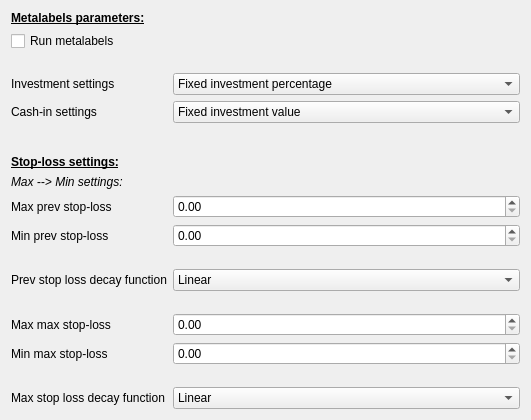
                <widget class="QWidget" name="scrollAreaWidgetContents_2">
                 <property name="geometry">
                  <rect>
                   <x>0</x>
                   <y>0</y>
                   <width>531</width>
                   <height>391</height>
                  </rect>
                 </property>
                 <layout class="QFormLayout" name="formLayout_9">
                  <item row="0" column="0">
                   <widget class="QLabel" name="label_103">
                    <property name="text">
                     <string>&lt;html&gt;&lt;head/&gt;&lt;body&gt;&lt;p&gt;&lt;span style=&quot; font-size:9pt; font-weight:600; text-decoration: underline;&quot;&gt;Metalabels parameters:&lt;/span&gt;&lt;/p&gt;&lt;/body&gt;&lt;/html&gt;</string>
                    </property>
                   </widget>
                  </item>
                  <item row="3" column="0">
                   <widget class="QLabel" name="label_104">
                    <property name="text">
                     <string>Investment settings</string>
                    </property>
                   </widget>
                  </item>
                  <item row="4" column="0">
                   <widget class="QLabel" name="label_105">
                    <property name="text">
                     <string>Cash-in settings</string>
                    </property>
                   </widget>
                  </item>
                  <item row="6" column="0">
                   <widget class="QLabel" name="label_106">
                    <property name="text">
                     <string>&lt;html&gt;&lt;head/&gt;&lt;body&gt;&lt;p&gt;&lt;span style=&quot; font-weight:600; text-decoration: underline;&quot;&gt;Stop-loss settings:&lt;/span&gt;&lt;/p&gt;&lt;/body&gt;&lt;/html&gt;</string>
                    </property>
                   </widget>
                  </item>
                  <item row="7" column="0">
                   <widget class="QLabel" name="label_107">
                    <property name="text">
                     <string>&lt;html&gt;&lt;head/&gt;&lt;body&gt;&lt;p&gt;&lt;span style=&quot; font-style:italic;&quot;&gt;Max --&amp;gt; Min settings:&lt;/span&gt;&lt;/p&gt;&lt;/body&gt;&lt;/html&gt;</string>
                    </property>
                   </widget>
                  </item>
                  <item row="8" column="0">
                   <widget class="QLabel" name="label_108">
                    <property name="text">
                     <string>Max prev stop-loss</string>
                    </property>
                   </widget>
                  </item>
                  <item row="9" column="0">
                   <widget class="QLabel" name="label_109">
                    <property name="text">
                     <string>Min prev stop-loss</string>
                    </property>
                   </widget>
                  </item>
                  <item row="1" column="0">
                   <widget class="QCheckBox" name="run_metalabels">
                    <property name="text">
                     <string>Run metalabels</string>
                    </property>
                   </widget>
                  </item>
                  <item row="2" column="0">
                   <spacer name="verticalSpacer_37">
                    <property name="orientation">
                     <enum>Qt::Vertical</enum>
                    </property>
                    <property name="sizeType">
                     <enum>QSizePolicy::Fixed</enum>
                    </property>
                    <property name="sizeHint" stdset="0">
                     <size>
                      <width>20</width>
                      <height>10</height>
                     </size>
                    </property>
                   </spacer>
                  </item>
                  <item row="5" column="0">
                   <spacer name="verticalSpacer_38">
                    <property name="orientation">
                     <enum>Qt::Vertical</enum>
                    </property>
                    <property name="sizeType">
                     <enum>QSizePolicy::Fixed</enum>
                    </property>
                    <property name="sizeHint" stdset="0">
                     <size>
                      <width>20</width>
                      <height>20</height>
                     </size>
                    </property>
                   </spacer>
                  </item>
                  <item row="3" column="1">
                   <widget class="QComboBox" name="m_investment_settings">
                    <property name="currentIndex">
                     <number>1</number>
                    </property>
                    <item>
                     <property name="text">
                      <string>Fixed investment value</string>
                     </property>
                    </item>
                    <item>
                     <property name="text">
                      <string>Fixed investment percentage</string>
                     </property>
                    </item>
                    <item>
                     <property name="text">
                      <string>Investement value pegged to trade signal</string>
                     </property>
                    </item>
                    <item>
                     <property name="text">
                      <string>Investement percentage pegged to trade signal</string>
                     </property>
                    </item>
                   </widget>
                  </item>
                  <item row="4" column="1">
                   <widget class="QComboBox" name="m_cash_in_settings">
                    <item>
                     <property name="text">
                      <string>Fixed investment value</string>
                     </property>
                    </item>
                    <item>
                     <property name="text">
                      <string>Fixed investment percentage</string>
                     </property>
                    </item>
                    <item>
                     <property name="text">
                      <string>Investement value pegged to trade signal</string>
                     </property>
                    </item>
                    <item>
                     <property name="text">
                      <string>Investement percentage pegged to trade signal</string>
                     </property>
                    </item>
                   </widget>
                  </item>
                  <item row="10" column="0">
                   <spacer name="verticalSpacer_39">
                    <property name="orientation">
                     <enum>Qt::Vertical</enum>
                    </property>
                    <property name="sizeType">
                     <enum>QSizePolicy::Fixed</enum>
                    </property>
                    <property name="sizeHint" stdset="0">
                     <size>
                      <width>20</width>
                      <height>10</height>
                     </size>
                    </property>
                   </spacer>
                  </item>
                  <item row="14" column="0">
                   <widget class="QLabel" name="label_110">
                    <property name="text">
                     <string>Min max stop-loss</string>
                    </property>
                   </widget>
                  </item>
                  <item row="16" column="0">
                   <widget class="QLabel" name="label_111">
                    <property name="text">
                     <string>Max stop loss decay function</string>
                    </property>
                   </widget>
                  </item>
                  <item row="13" column="0">
                   <widget class="QLabel" name="label_112">
                    <property name="text">
                     <string>Max max stop-loss</string>
                    </property>
                   </widget>
                  </item>
                  <item row="11" column="0">
                   <widget class="QLabel" name="label_113">
                    <property name="text">
                     <string>Prev stop loss decay function</string>
                    </property>
                   </widget>
                  </item>
                  <item row="11" column="1">
                   <widget class="QComboBox" name="prev_stop_loss_decay_function">
                    <property name="currentIndex">
                     <number>1</number>
                    </property>
                    <item>
                     <property name="text">
                      <string>Fixed value</string>
                     </property>
                    </item>
                    <item>
                     <property name="text">
                      <string>Linear</string>
                     </property>
                    </item>
                    <item>
                     <property name="text">
                      <string>Exponential</string>
                     </property>
                    </item>
                    <item>
                     <property name="text">
                      <string>Logarithmic</string>
                     </property>
                    </item>
                   </widget>
                  </item>
                  <item row="9" column="1">
                   <widget class="QDoubleSpinBox" name="min_prev_stop_loss">
                    <property name="maximum">
                     <double>0.990000000000000</double>
                    </property>
                   </widget>
                  </item>
                  <item row="8" column="1">
                   <widget class="QDoubleSpinBox" name="max_prev_stop_loss">
                    <property name="maximum">
                     <double>0.990000000000000</double>
                    </property>
                   </widget>
                  </item>
                  <item row="12" column="0">
                   <spacer name="verticalSpacer_40">
                    <property name="orientation">
                     <enum>Qt::Vertical</enum>
                    </property>
                    <property name="sizeType">
                     <enum>QSizePolicy::Fixed</enum>
                    </property>
                    <property name="sizeHint" stdset="0">
                     <size>
                      <width>20</width>
                      <height>10</height>
                     </size>
                    </property>
                   </spacer>
                  </item>
                  <item row="15" column="0">
                   <spacer name="verticalSpacer_41">
                    <property name="orientation">
                     <enum>Qt::Vertical</enum>
                    </property>
                    <property name="sizeType">
                     <enum>QSizePolicy::Fixed</enum>
                    </property>
                    <property name="sizeHint" stdset="0">
                     <size>
                      <width>20</width>
                      <height>10</height>
                     </size>
                    </property>
                   </spacer>
                  </item>
                  <item row="16" column="1">
                   <widget class="QComboBox" name="max_stop_loss_decay_function">
                    <property name="currentIndex">
                     <number>1</number>
                    </property>
                    <item>
                     <property name="text">
                      <string>Fixed value</string>
                     </property>
                    </item>
                    <item>
                     <property name="text">
                      <string>Linear</string>
                     </property>
                    </item>
                    <item>
                     <property name="text">
                      <string>Exponential</string>
                     </property>
                    </item>
                    <item>
                     <property name="text">
                      <string>Logarithmic</string>
                     </property>
                    </item>
                   </widget>
                  </item>
                  <item row="13" column="1">
                   <widget class="QDoubleSpinBox" name="max_max_stop_loss">
                    <property name="maximum">
                     <double>0.990000000000000</double>
                    </property>
                   </widget>
                  </item>
                  <item row="14" column="1">
                   <widget class="QDoubleSpinBox" name="min_max_stop_loss">
                    <property name="maximum">
                     <double>0.990000000000000</double>
                    </property>
                   </widget>
                  </item>
                 </layout>
                </widget>
